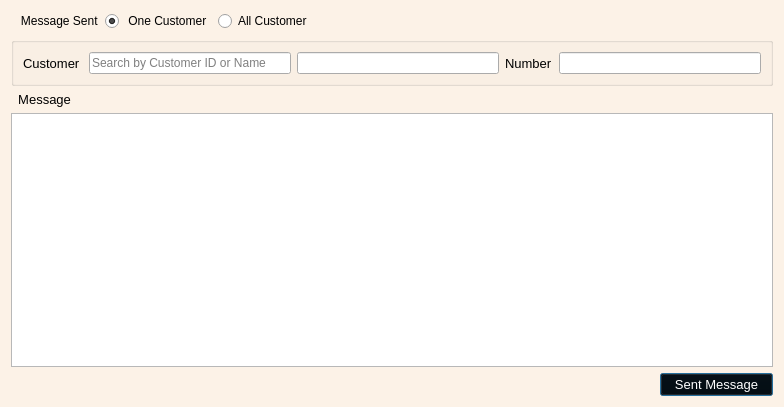
<?xml version="1.0" encoding="UTF-8"?>
<ui version="4.0">
 <class>Dialog</class>
 <widget class="QDialog" name="Dialog">
  <property name="windowModality">
   <enum>Qt::ApplicationModal</enum>
  </property>
  <property name="geometry">
   <rect>
    <x>0</x>
    <y>0</y>
    <width>784</width>
    <height>407</height>
   </rect>
  </property>
  <property name="windowTitle">
   <string>Dialog</string>
  </property>
  <property name="styleSheet">
   <string notr="true">QDialog#Dialog{background-color: rgb(252, 242, 231);}</string>
  </property>
  <layout class="QGridLayout" name="gridLayout_4">
   <item row="0" column="0">
    <layout class="QGridLayout" name="gridLayout_7">
     <item row="0" column="0">
      <widget class="QLabel" name="label_5">
       <property name="text">
        <string>   Message Sent</string>
       </property>
      </widget>
     </item>
     <item row="0" column="1">
      <layout class="QGridLayout" name="gridLayout_2">
       <item row="0" column="0">
        <widget class="QRadioButton" name="oneb">
         <property name="text">
          <string> One Customer</string>
         </property>
         <property name="checked">
          <bool>true</bool>
         </property>
        </widget>
       </item>
       <item row="0" column="1">
        <widget class="QRadioButton" name="allb">
         <property name="text">
          <string>All Customer</string>
         </property>
        </widget>
       </item>
      </layout>
     </item>
    </layout>
   </item>
   <item row="0" column="1">
    <spacer name="horizontalSpacer_2">
     <property name="orientation">
      <enum>Qt::Horizontal</enum>
     </property>
     <property name="sizeHint" stdset="0">
      <size>
       <width>135</width>
       <height>20</height>
      </size>
     </property>
    </spacer>
   </item>
   <item row="1" column="0" colspan="4">
    <widget class="QGroupBox" name="groupBox">
     <property name="title">
      <string/>
     </property>
     <layout class="QGridLayout" name="gridLayout">
      <item row="0" column="0">
       <layout class="QHBoxLayout" name="horizontalLayout">
        <item>
         <widget class="QLabel" name="label">
          <property name="font">
           <font>
            <pointsize>10</pointsize>
           </font>
          </property>
          <property name="text">
           <string>Customer </string>
          </property>
         </widget>
        </item>
        <item>
         <widget class="QLineEdit" name="sv">
          <property name="font">
           <font>
            <pointsize>9</pointsize>
           </font>
          </property>
          <property name="placeholderText">
           <string>Search by Customer ID or Name</string>
          </property>
         </widget>
        </item>
        <item>
         <widget class="QLineEdit" name="cn">
          <property name="font">
           <font>
            <pointsize>9</pointsize>
            <weight>75</weight>
            <bold>true</bold>
           </font>
          </property>
          <property name="styleSheet">
           <string notr="true"/>
          </property>
          <property name="readOnly">
           <bool>false</bool>
          </property>
         </widget>
        </item>
        <item>
         <widget class="QLabel" name="label_11">
          <property name="font">
           <font>
            <pointsize>10</pointsize>
           </font>
          </property>
          <property name="text">
           <string>Number</string>
          </property>
         </widget>
        </item>
        <item>
         <widget class="QLineEdit" name="mobile">
          <property name="font">
           <font>
            <pointsize>9</pointsize>
            <weight>75</weight>
            <bold>true</bold>
           </font>
          </property>
          <property name="styleSheet">
           <string notr="true"/>
          </property>
          <property name="readOnly">
           <bool>false</bool>
          </property>
         </widget>
        </item>
       </layout>
      </item>
     </layout>
    </widget>
   </item>
   <item row="2" column="0" colspan="4">
    <layout class="QGridLayout" name="gridLayout_3">
     <item row="0" column="0">
      <widget class="QLabel" name="label_7">
       <property name="font">
        <font>
         <pointsize>10</pointsize>
        </font>
       </property>
       <property name="text">
        <string>  Message</string>
       </property>
      </widget>
     </item>
     <item row="1" column="0">
      <widget class="QTextEdit" name="msg"/>
     </item>
    </layout>
   </item>
   <item row="3" column="2">
    <spacer name="horizontalSpacer">
     <property name="orientation">
      <enum>Qt::Horizontal</enum>
     </property>
     <property name="sizeHint" stdset="0">
      <size>
       <width>135</width>
       <height>20</height>
      </size>
     </property>
    </spacer>
   </item>
   <item row="3" column="3">
    <widget class="QPushButton" name="sentb">
     <property name="font">
      <font>
       <pointsize>10</pointsize>
      </font>
     </property>
     <property name="styleSheet">
      <string notr="true">background-color: rgb(0, 0, 0);
color: rgb(255, 255, 255);</string>
     </property>
     <property name="text">
      <string>   Sent Message   </string>
     </property>
    </widget>
   </item>
  </layout>
 </widget>
 <resources/>
 <connections/>
</ui>
